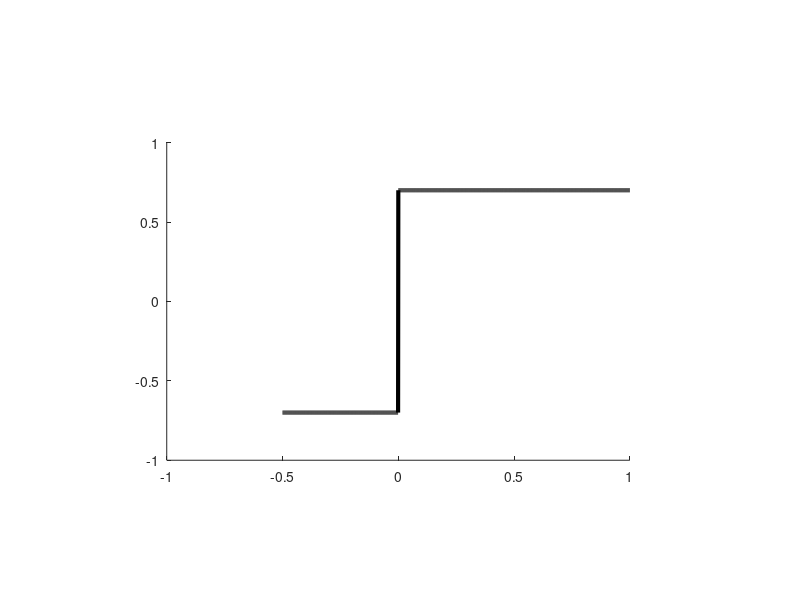

Write MATLAB code to recreate this figure. (Note: this script raises an error after producing the figure.)
clear;
close all;

for onoff = {'on', 'off'}

% Figure window size
width = 275;   % width of figure (just plot itself, not labels)
height = 225;  % height of figure (just plot itself, not labels)
margins = 100; % extra space for labels

% Axes for figure
%xrange = [-preEventPlot_sec, postEventPlot_sec] * 1000; % x-axis limits for figure
%yrange = [-26 26];                                      % y-axis limits for figure
%xticks = [-50, 0, 50, 100];                             % tick marks on x-axis
%yticks = [-26, -13, 0, 13, 26];                         % tick marks on y-axis
yrange = [-1 1];
xrange = [-0.5 1];                                      % y-axis limits for figure
yticks = [-1, -0.5, 0, 0.5, 1];                             % tick marks on x-axis
xticks = [-0.5, 0, 0.5, 1];                         % tick marks on y-axis

% Figure formatting
font_size = 20; % font size of figure labels
dig_height = 0.7;   % fraction of vertical space for digital in to occupy

% make the figure with white background, with fixed size (in pixels) and invisible
%fgh = figure('Color',[1 1 1],'units','pixels','position',[0 0 (width + 2 * margins) (height + 2 * margins)], 'visible', 'off');
fgh = figure('Color',[1 1 1],'units','pixels','position',[0 0 (width + 2 * margins) (height + 2 * margins)], 'visible', 'on');
% make axes with correct margins
axes('units', 'pixel', 'position', [margins margins width height]);
hold on; % Allow all channels to be shown


time_axis = xrange(1):0.001:xrange(2);
cleanDigitalIn = (time_axis >= 0);

digitalInDataPlot = cleanDigitalIn;
digitalInDataPlot = dig_height * digitalInDataPlot * abs(yrange(2) - yrange(1));
digitalInDataPlot = digitalInDataPlot + yrange(1) + (1 - dig_height) / 2 * abs(yrange(2) - yrange(1));
if (strcmp(onoff, 'off'))
  digitalInDataPlot = -digitalInDataPlot;
end

% digital in plotted in black
plot(time_axis, digitalInDataPlot, 'k', 'linewidth', 3);

% Get list of channels to plot and colors for each channel
[ channelToPlot, CM ] = plot_settings();

for i = 1:size(CM, 1)
  switch (i)
    case 1
      chData_trial_averaged = -0.015 * normpdf(time_axis, -0.25, 0.100) ...
                              +0.030 * normpdf(time_axis,  0.40, 0.040) ...
                              +0.050 * normpdf(time_axis,  0.40, 0.210) ...
                              -0.020 * normpdf(time_axis,  0.73, 0.080)
    case 2
      chData_trial_averaged = -0.010 * normpdf(time_axis, -0.25, 0.090) ...
                              +0.015 * normpdf(time_axis,  0.40, 0.050) ...
                              +0.045 * normpdf(time_axis,  0.40, 0.220) ...
                              -0.015 * normpdf(time_axis,  0.73, 0.090)
    case 3
      chData_trial_averaged = -0.005 * normpdf(time_axis, -0.18, 0.080) ...
                              +0.020 * normpdf(time_axis,  0.37, 0.040) ...
                              +0.040 * normpdf(time_axis,  0.42, 0.210) ...
                              -0.010 * normpdf(time_axis,  0.73, 0.090)
    case 4
      chData_trial_averaged = -0.015 * normpdf(time_axis, -0.20, 0.070) ...
                              +0.050 * normpdf(time_axis,  0.35, 0.030) ...
                              +0.070 * normpdf(time_axis,  0.40, 0.200) ...
                              -0.030 * normpdf(time_axis,  0.75, 0.080)
  end
  chData_trial_averaged = chData_trial_averaged + 0.5 * ((time_axis - 0.020) >= 0) .* exp(-500 * max(0, (time_axis - 0.020)));
  chData_trial_averaged = chData_trial_averaged - 0.5 * ((time_axis - 0.025) >= 0) .* exp(-500 * max(0, (time_axis - 0.025)));
  plot(time_axis, chData_trial_averaged,'color',CM(i,:),'linewidth',4);
end



% Use fixed axes and ticks for axes
xlim(xrange);
ylim(yrange);

% Display full box around figures
box on;


%% Figure with labels
name = 'vep_hypothesis';
if (strcmp(onoff, 'off'))
  name = [name '_off'];
end

% set ticks on axes
set(gca, 'XTick', xticks);
set(gca, 'YTick', yticks);
% label axes
xlabel('Time (ms)');
ylabel('$\mu V$','Interpreter','LaTex');
xlabh = get(gca,'XLabel');
set(xlabh,'Position',get(xlabh,'Position') - [0 0.015 0]);
ylabh = get(gca,'YLabel');
set(ylabh,'Position',get(ylabh,'Position') - [0.070 0 0]);

% set size of tick labels
set(gca,'FontSize',font_size);
%set size of labels
set(findall(fgh,'type','text'),'fontSize',font_size,'fontWeight','normal', 'color', [0 0 0]);
% fake white title to keep size of figures same when using pdfcrop (with ylabel vs. without y label)
title('|', 'color', 'white', 'fontsize', font_size);

% Save labelled version of figure
saveas(fgh, ['figures/' name '_labelled.fig']);
plot2svg(['figures/' name '_labelled.svg'], fgh, 'png');

%% Figure with no labels
% Remove labels on ticks for x axis
%set(gca, 'XTick', [0 1]);
%%set(gca, 'XTickLabel', {0, '=>'}, 'Interpreter', 'LaTeX');
%set(gca, 'XTickLabel', {0, '=>'});
set(gca, 'XTick', [0]);
%set(gca, 'XTickLabel', {0, '=>'}, 'Interpreter', 'LaTeX');
set(gca, 'XTickLabel', {0});
%       f
%   d e\
%  ----|\
%  |     \
% c|     /
%  x---|/
%
% x is at (a, b)
a = 0.65;
b = -1.20;
c = 0.03;
d = 0.15;
e = 0.05;
f = 0.1;
patch([a a a+d a+d a+d+f a+d a+d], [b b+c b+c b+c+e b+c/2 b-e b], 'k', 'clipping', 'off');
%my_xticklabels(gca, [0, 1], {0, '\rightarrow'});
% Remove labels on ticks for y axis
set(gca, 'YTickLabel', {});
% Set text color to white
set(findall(fgh,'type','text'),'fontSize',font_size,'fontWeight','normal', 'color', [1 1 1]);
% remove label for y axis
xl = xlabel('Time');
ylabel('');
set(xl,'fontSize',font_size,'fontWeight','normal', 'color', [0 0 0]);

% Save unlabelled version of figure
saveas(fgh, ['figures/' name '.fig']);
plot2svg(['figures/' name '.svg'], fgh, 'png');

end

